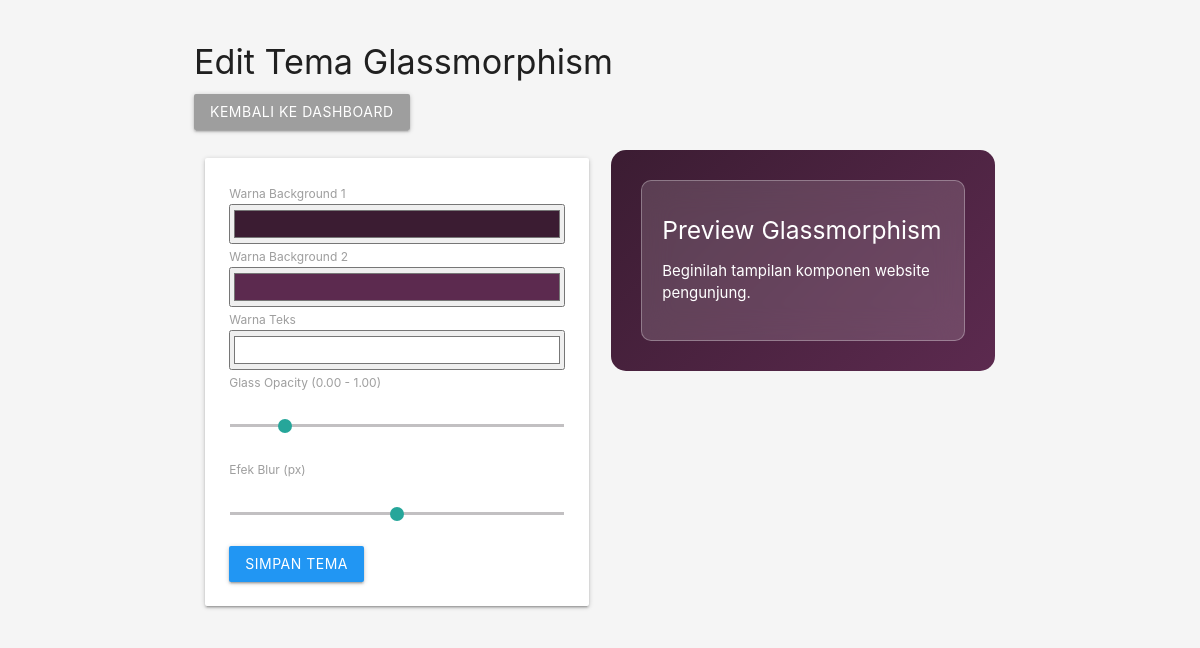
Screenshot of /theme.php (signed in) with the database file from the repository.
### tables this page shows
CREATE TABLE `theme_settings` (
  `id` int NOT NULL,
  `bg_color_1` varchar(50) DEFAULT '#4A00E0',
  `bg_color_2` varchar(50) DEFAULT '#8E2DE2',
  `glass_opacity` decimal(3,2) DEFAULT '0.15',
  `blur_px` int DEFAULT '15',
  `text_color` varchar(50) DEFAULT '#ffffff'
);

### theme.php (the view, shortened to what this page needs)
<?php
require 'config.php';
$theme = $pdo->query("SELECT * FROM theme_settings WHERE id = 1")->fetch(PDO::FETCH_ASSOC);
?>
<!DOCTYPE html>
<html lang="id">
<head>
    <link rel="stylesheet" href="https://cdnjs.cloudflare.com/ajax/libs/materialize/1.0.0/css/materialize.min.css">
</head>
<body>
    <div class="container">
        <h4>Edit Tema Glassmorphism</h4>
        <a href="admin.php" class="btn grey mb-3">Kembali ke Dashboard</a>
        <div class="row" style="margin-top:20px;">
            <div class="col s12 m6">
                <div class="card-panel">
                    <form method="POST">
                        <label>Warna Background 1</label><input type="color" name="bg_color_1" value="<?= $theme['bg_color_1'] ?>" style="width:100%;height:40px;">
                        <label>Warna Background 2</label><input type="color" name="bg_color_2" value="<?= $theme['bg_color_2'] ?>" style="width:100%;height:40px;">
                        <label>Warna Teks</label><input type="color" name="text_color" value="<?= $theme['text_color'] ?>" style="width:100%;height:40px;">
                        <label>Glass Opacity (0.00 - 1.00)</label><p class="range-field"><input type="range" name="glass_opacity" min="0" max="1" step="0.05" value="<?= $theme['glass_opacity'] ?>"></p>
                        <label>Efek Blur (px)</label><p class="range-field"><input type="range" name="blur_px" min="0" max="30" value="<?= $theme['blur_px'] ?>"></p>
                        <button type="submit" class="btn blue">Simpan Tema</button>
                    </form>
                </div>
            </div>
            <div class="col s12 m6">
                <div class="theme-preview"><div class="glass-box"><h5>Preview Glassmorphism</h5><p>Beginilah tampilan komponen website pengunjung.</p></div></div>
            </div>
        </div>
    </div>
</body>
</html>

### rows the page displays
theme_settings: bg_color_1 "#3b1c32", bg_color_2 "#5c2a4f", text_color "#ffffff", glass_opacity "0.15", blur_px "15"
